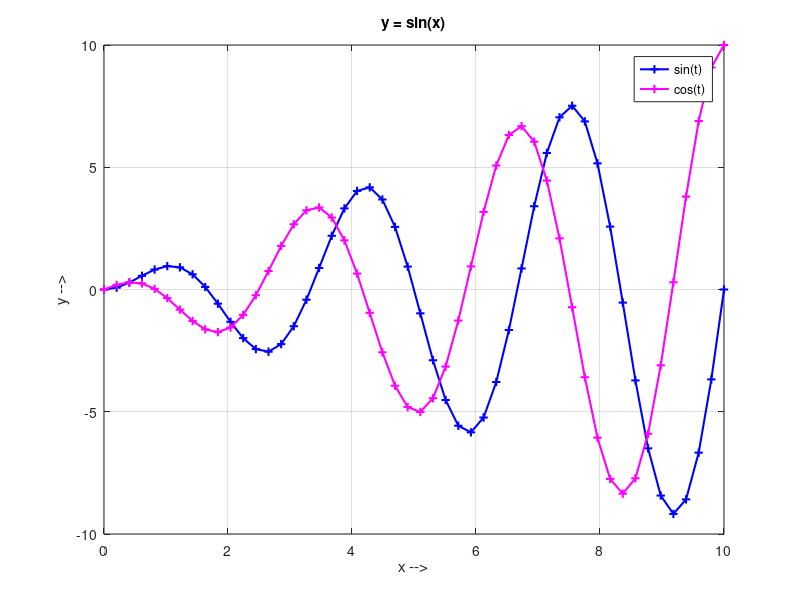

MATLAB code for this plot:
% Plot Sine and Cosine Function:
clc
close all

% Sine Wave Data
A = linspace(0,10,50);
t = linspace(2,8,50);
y = A .* sin(pi*t);  % Element-wise multiplication

% Cosine Wave Data
B = linspace(0,10,50);
t1 = linspace(2,8,50);
y1 = B .* cos(pi*t1);  % Element-wise multiplication

% Plot Sine Wave
plot(A, y, 'Color', 'b', 'LineStyle', '-', 'LineWidth', 1.5, 'Marker', '+');
xlabel('x -->');
ylabel('y -->');
title('y = sin(x)');
grid on;
hold on;

% Plot Cosine Wave
plot(B, y1, 'Color', 'm', 'LineStyle', '-', 'LineWidth', 1.5, 'Marker', '+');
legend('sin(t)', 'cos(t)');